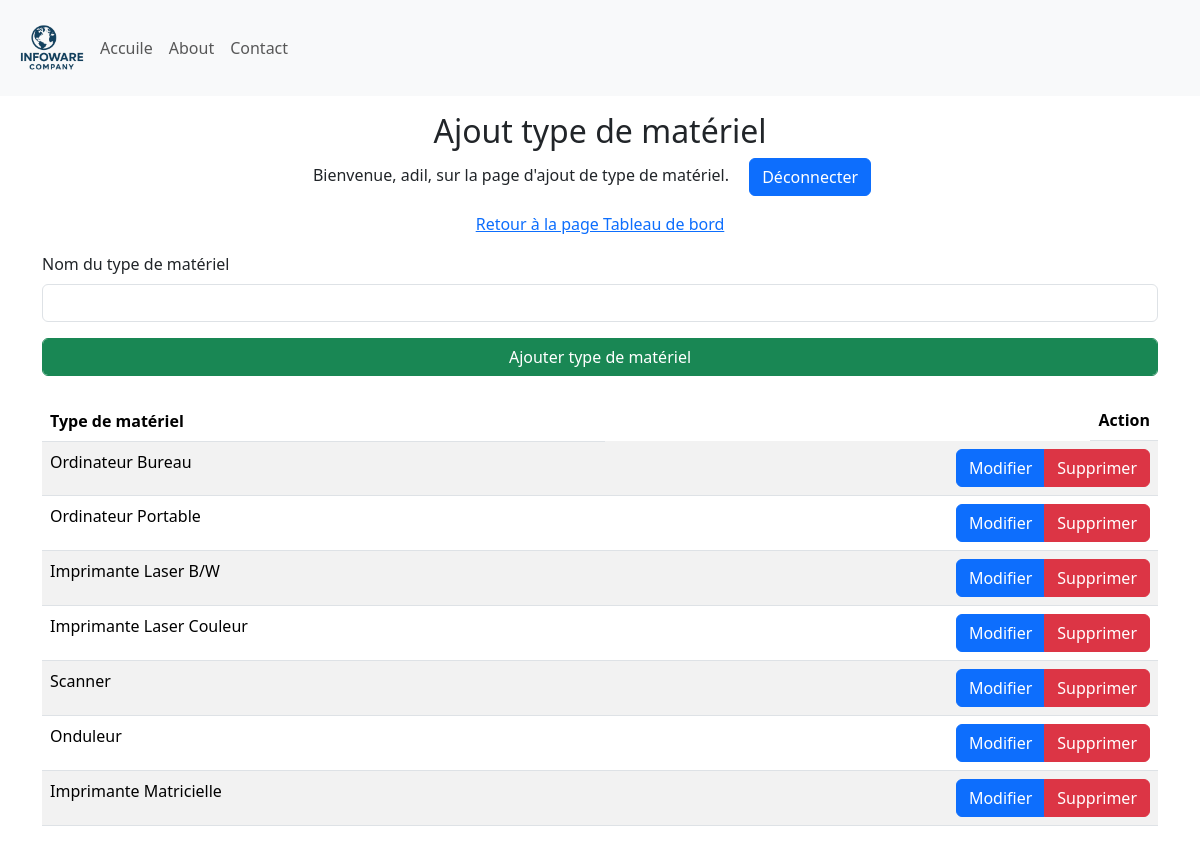
Page /manage_MaterialTypes (signed in) on the committed database.
### Site/models.py (models this page shows, shortened)
class MaterialType(db.Model):
    id = db.Column(db.Integer, primary_key=True)
    typeMaterial = db.Column(db.String(50), unique=True, nullable=False)

### Site/dashbord/materialType.py (the view, shortened to what this page needs)
@Material_Types.route('/manage_MaterialTypes', methods=['GET', 'POST'])
def manage_MaterialTypes():
    if 'user' not in session:
        return redirect(url_for('admin.admin'))
    materialTypes = MaterialType.query.all()
    return render_template('manage_MaterialTypes.html',  name=session['user'], materialTypes=materialTypes)

### Site/templates/manage_MaterialTypes.html (shortened to what this page needs)
{% extends 'base.html' %}
{% block body %}
<div class="container-fluid">
    <div class="row">
        <div class="col-12  my-3">
            <div class="text-center">
                <h2>Ajout type de matériel</h2>
                <p>Bienvenue, {{ name }}, sur la page d'ajout de type de matériel. <a class="mx-3 btn btn-primary" href="{{ url_for('admin.logout') }}"">Déconnecter</a></p>
                <p><a href="{{ url_for('dashbord.dashbord_page') }}">Retour à la page Tableau de bord</a> </p>
            </div>
            <div class="container">
                <form method="POST">
                    <div class="mb-3">
                        <label for="materialTypeName" class="form-label">Nom du type de matériel</label>
                        <input type="text" class="form-control" id="materialTypeName" name="materialTypeName" required>
                    </div>
                    <button type="submit" class="form-control btn btn-success">Ajouter type de matériel</button>
                </form>
                <table class="table table-striped mt-4 ">
                    <thead>
                        <tr>
                          <th scope="col">Type de matériel</th>
                          <th class="float-end" scope="col">Action</th>
                        </tr>
                      </thead>
                      <tbody>
                        {% for materialType in materialTypes %}
                        <tr>
                          <td>{{ materialType.typeMaterial }}</td>
                          <td>
                            <div class="btn-group float-end" role="group" aria-label="Basic example">
                                <a href="{{ url_for('materialTypes.update_materialType', materialType_id=materialType.id) }}" class="btn btn-primary">Modifier</a>
                                <a href ="{{ url_for('materialTypes.delete_materialType', materialType_id=materialType.id) }}" onclick="return confirm('Êtes-vous sûr de vouloir supprimer ce type de matériel ?');"  class="btn btn-danger">Supprimer</a>
                            </div>
                          </td>
                        </tr>
                        {% endfor %}
                </table>
            </div>
        </div>
    </div>
</div>
{% endblock %}

### Site/static/style.css (style rules this page uses)
* { margin: 0; padding: 0; box-sizing: border-box; }
:root { --primary-color: #0056b3; --secondary-color: #f8f9fa; --text-color: #333; --highlight-color: #007bff; }
body { font-family: 'Segoe UI', Tahoma, Geneva, Verdana, sans-serif; }

### rows in the picture
MaterialType: typeMaterial "Ordinateur Bureau"
MaterialType: typeMaterial "Ordinateur Portable"
MaterialType: typeMaterial "Imprimante Laser B/W"
MaterialType: typeMaterial "Imprimante Laser Couleur"
MaterialType: typeMaterial "Scanner"
MaterialType: typeMaterial "Onduleur"
MaterialType: typeMaterial "Imprimante Matricielle"

### other values in the picture
{{ name }} "adil"
